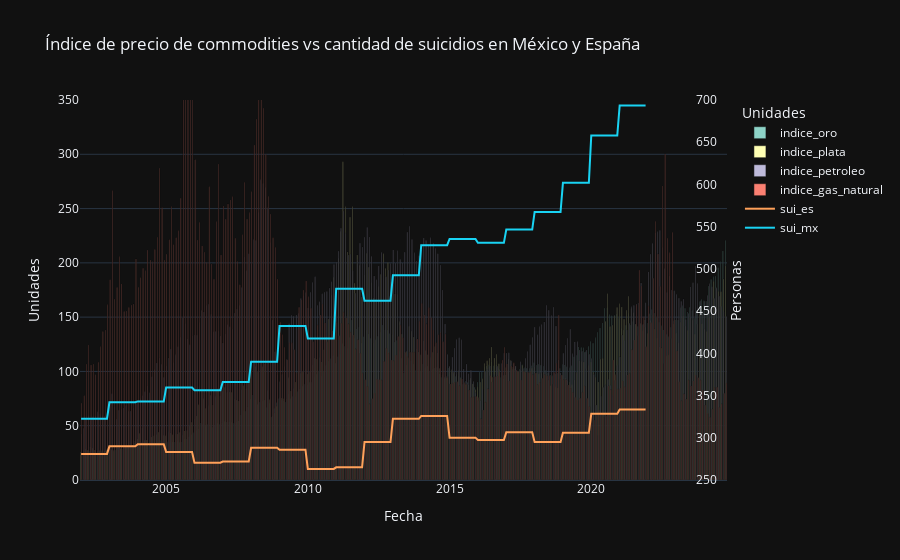

Notebook code cell kept with this figure:
### Code cell
grafica_barras_lineas_2ejes(df_final,['indice_oro', 'indice_plata','indice_petroleo','indice_gas_natural'],['sui_es', 'sui_mx'],'date','Unidades',[0,350],'Personas',[250, 700],"Índice de precio de commodities vs cantidad de suicidios en México y España")

### Figure 1 — Plotly figure (JSON) as saved in the notebook; plotly's stock layout.template omitted (floating-point values rounded to 4 significant figures; data arrays with more than 128 entries replaced by an {"elided": "..."} marker saying what was removed)
{"data": [{"marker": {"color": "rgb(141,211,199)"}, "name": "indice_oro", "type": "bar", "x": {"elided": "274 str values"}, "y": {"elided": "274 float values"}}, {"marker": {"color": "rgb(255,255,179)"}, "name": "indice_plata", "type": "bar", "x": {"elided": "274 str values"}, "y": {"elided": "274 float values"}}, {"marker": {"color": "rgb(190,186,218)"}, "name": "indice_petroleo", "type": "bar", "x": {"elided": "274 str values"}, "y": {"elided": "274 float values"}}, {"marker": {"color": "rgb(251,128,114)"}, "name": "indice_gas_natural", "type": "bar", "x": {"elided": "274 str values"}, "y": {"elided": "274 float values"}}, {"line": {"width": 2}, "mode": "lines", "name": "sui_es", "type": "scatter", "x": {"elided": "274 str values"}, "y": {"elided": "274 float values"}, "yaxis": "y2"}, {"line": {"width": 2}, "mode": "lines", "name": "sui_mx", "type": "scatter", "x": {"elided": "274 str values"}, "y": {"elided": "274 float values"}, "yaxis": "y2"}], "layout": {"barmode": "group", "legend": {"title": {"text": "Unidades"}}, "title": {"text": "Índice de precio de commodities vs cantidad de suicidios en México y España"}, "xaxis": {"title": {"text": "Fecha"}}, "yaxis": {"range": [0, 350], "showgrid": true, "side": "left", "title": {"text": "Unidades"}}, "yaxis2": {"overlaying": "y", "position": 0.95, "range": [250, 700], "showgrid": false, "side": "right", "title": {"text": "Personas"}}}}
